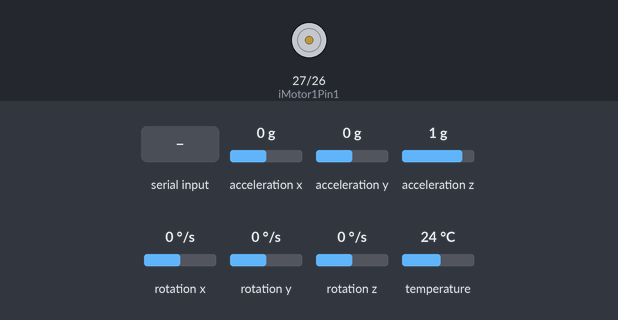
Simulated run of this sketch. Board: ESP32. Parts: motor-driver pin pairs drawn as motors (green arrow = first pin HIGH = forward, orange = second pin HIGH = backward, longer = more drive, scaled by the enable pin). The inputs (shaded band) are chosen by the test bench; at power-on: acceleration x 0 g, acceleration y 0 g, acceleration z 1 g, rotation x 0 °/s, rotation y 0 °/s, rotation z 0 °/s, temperature 24 °C. What the sketch prints to the serial monitor is not drawn.

Above: at 1.3 s.
1.4 s: "90,45\n" received over Serial
At 3.6 s:
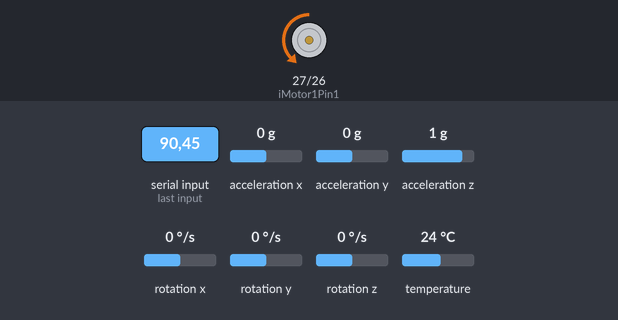
3.9 s: "30,150\n" received over Serial
At 5.2 s:
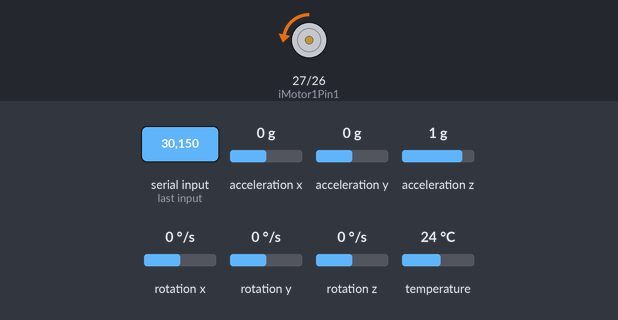
6.4 s: "200\n" received over Serial
At 8.5 s:
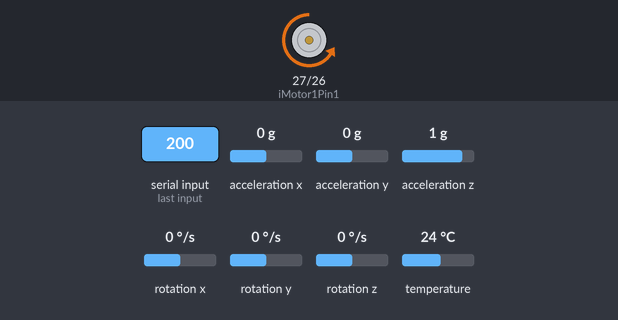
8.9 s: "90\n" received over Serial
At 10.4 s:
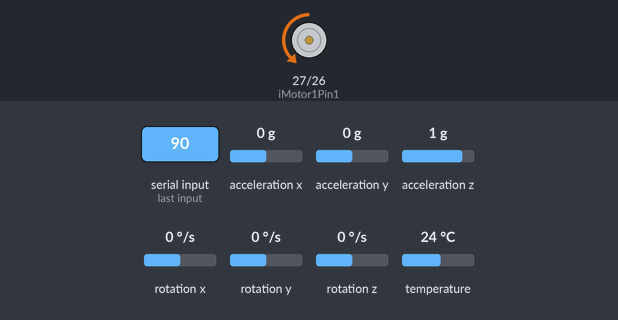
Timing chart, 0 to 11.9 s (numbered marks = the images above; inputs shaded):
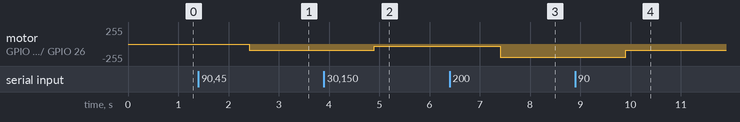

Measured:
- after the input at 1.4 s, motor on GPIO 27 (iMotor1Pin1) / GPIO 26 (iMotor1Pin2): stopped → backward 90/255 after 1.0 s
- after the input at 3.9 s, motor on GPIO 27 (iMotor1Pin1) / GPIO 26 (iMotor1Pin2): backward 90/255 → backward 30/255 after 1.0 s
- after the input at 6.4 s, motor on GPIO 27 (iMotor1Pin1) / GPIO 26 (iMotor1Pin2): backward 30/255 → backward 199/255 after 1.0 s
- after the input at 8.9 s, motor on GPIO 27 (iMotor1Pin1) / GPIO 26 (iMotor1Pin2): backward 199/255 → backward 90/255 after 1.0 s

The sketch:

ESP32_L298_and_Vibration_v01.ino
```cpp
/*
   This sketch is to start and run a motor in 2 modes: Normal operation mode and Maintainance mode
   It will record and output the accelerometer and gyro data of an attached MPU6510 sensor

   Written for Digital Labs project - G. Albrecht Jan 2022
*/
#include <Adafruit_MPU6050.h>
#include <Adafruit_Sensor.h>
#include <Wire.h>

// Motor 1 pins
int iMotor1Pin1 = 27;
int iMotor1Pin2 = 26;
int iEnable1Pin = 14;
int iDutyCycle = 200;
int iMotorSpeed = 0;

const int ciFreq = 30000;
const int ciPwmChannel = 0;
const int ciResolution = 8;

Adafruit_MPU6050 oMpu; // Instance of MPU6050

void setup() {
  Serial.begin(115200); // Define serial for output

  // Init of Motor Control ------------------
  // set output pins from ESP32 to L298N
  pinMode(iMotor1Pin1, OUTPUT);
  pinMode(iMotor1Pin2, OUTPUT);
  pinMode(iEnable1Pin, OUTPUT);
  // configure LED PWM functionalitites
  ledcSetup(ciPwmChannel, ciFreq, ciResolution);
  // attach the channel to the GPIO to be controlled
  ledcAttachPin(iEnable1Pin, ciPwmChannel);

  // Init of MPU6050 accelerometer ----------
  if (!oMpu.begin()) {
    Serial.println("Failed to find MPU6050 chip"); // Endless loop, can't find MPU
    while (1) {
      delay(10);
    }
  }
  // MPU found, define ranges
  oMpu.setAccelerometerRange(MPU6050_RANGE_16_G);
  oMpu.setGyroRange(MPU6050_RANGE_250_DEG);
  oMpu.setFilterBandwidth(MPU6050_BAND_21_HZ);
  Serial.println(""); //First empty line on plotter
  delay(100);
}

void loop() {
  // Get sensor reading (we can also get the ambient temperature)
  sensors_event_t a, g, temp;
  oMpu.getEvent(&a, &g, &temp);

  // CSV output on plotter
  Serial.print("Acc-X:");
  Serial.print(a.acceleration.x + 8.0);
  Serial.print(",Acc-Y:");
  Serial.print(a.acceleration.y);
  Serial.print(",Acc-Z:");
  Serial.print(a.acceleration.z);
  Serial.print(",Gyro-X:");
  Serial.print(g.gyro.x);
  Serial.print(",Gyro-Y:");
  Serial.print(g.gyro.y);
  Serial.print(",Gyro-Z:");
  Serial.print(g.gyro.z);
  Serial.println("");

  // Read from Serial to control motor speed
  if (Serial.available() > 0) {
    iMotorSpeed = Serial.readString().toInt(); // read the incoming data
    //Serial.print("Input was: "); Serial.println(iMotorSpeed);
  }

  // Set Motorspeed by input
  if (iMotorSpeed < 0){ // Backward
    digitalWrite(iMotor1Pin1, HIGH);
    digitalWrite(iMotor1Pin2, LOW);
  }
  if (iMotorSpeed == 0){ // Stop
    digitalWrite(iMotor1Pin1, LOW);
    digitalWrite(iMotor1Pin2, LOW);
  }
  if (iMotorSpeed > 0) { // Forward
    digitalWrite(iMotor1Pin1, LOW);
    digitalWrite(iMotor1Pin2, HIGH);
  }
  ledcWrite(ciPwmChannel, abs(iMotorSpeed)); // Rev speed in PWM output
  delay(5);
}
```
